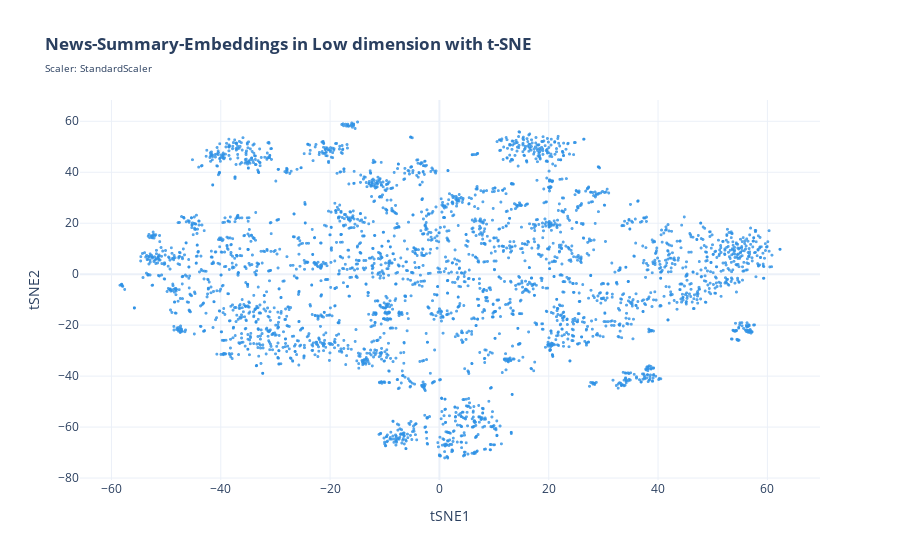
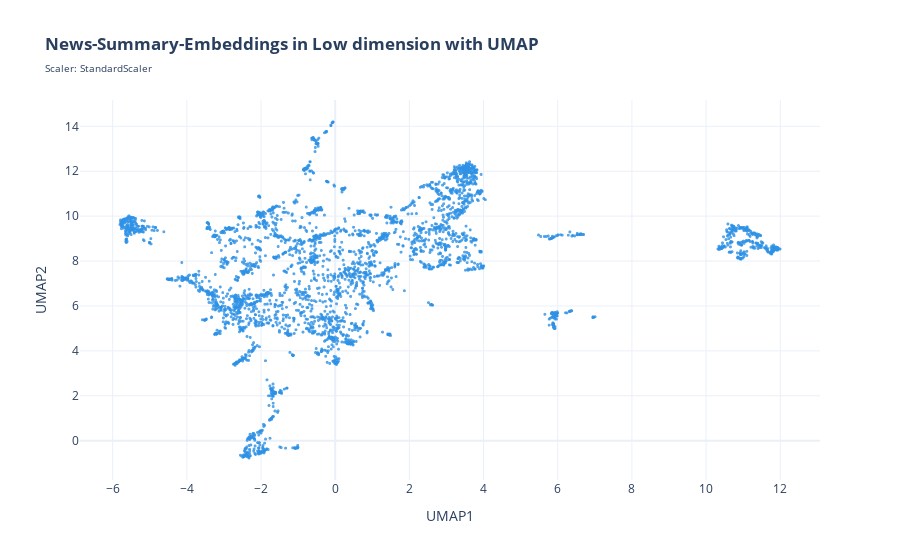

The notebook cell saved with these charts, in order:
### Code cell
tsne_plot_2d(df_embed, metric="cosine")
umap_plot_2d(df_embed, metric="cosine")

### Figure 1 — Plotly figure (JSON) as saved in the notebook; plotly's stock layout.template omitted (floating-point values rounded to 4 significant figures; data arrays with more than 128 entries replaced by an {"elided": "..."} marker saying what was removed)
{"data": [{"hovertemplate": "tSNE1=%{x}<br>tSNE2=%{y}<extra></extra>", "legendgroup": "", "marker": {"color": "#2E91E5", "opacity": 0.8, "size": 3, "symbol": "circle"}, "mode": "markers", "name": "", "showlegend": false, "type": "scattergl", "x": {"elided": "3551 float values"}, "xaxis": "x", "y": {"elided": "3551 float values"}, "yaxis": "y"}], "layout": {"legend": {"tracegroupgap": 0}, "title": {"text": "<b>News-Summary-Embeddings in Low dimension with t-SNE</b><br><span style='font-size: 10px;'>Scaler: StandardScaler"}, "xaxis": {"anchor": "y", "domain": [0, 1], "title": {"text": "tSNE1"}}, "yaxis": {"anchor": "x", "domain": [0, 1], "title": {"text": "tSNE2"}}}}

### Figure 2 — Plotly figure (JSON) as saved in the notebook; plotly's stock layout.template omitted (floating-point values rounded to 4 significant figures; data arrays with more than 128 entries replaced by an {"elided": "..."} marker saying what was removed)
{"data": [{"hovertemplate": "UMAP1=%{x}<br>UMAP2=%{y}<extra></extra>", "legendgroup": "", "marker": {"color": "#2E91E5", "opacity": 0.8, "size": 3, "symbol": "circle"}, "mode": "markers", "name": "", "showlegend": false, "type": "scattergl", "x": {"elided": "3551 float values"}, "xaxis": "x", "y": {"elided": "3551 float values"}, "yaxis": "y"}], "layout": {"legend": {"tracegroupgap": 0}, "title": {"text": "<b>News-Summary-Embeddings in Low dimension with UMAP</b><br><span style='font-size: 10px;'>Scaler: StandardScaler"}, "xaxis": {"anchor": "y", "domain": [0, 1], "title": {"text": "UMAP1"}}, "yaxis": {"anchor": "x", "domain": [0, 1], "title": {"text": "UMAP2"}}}}
